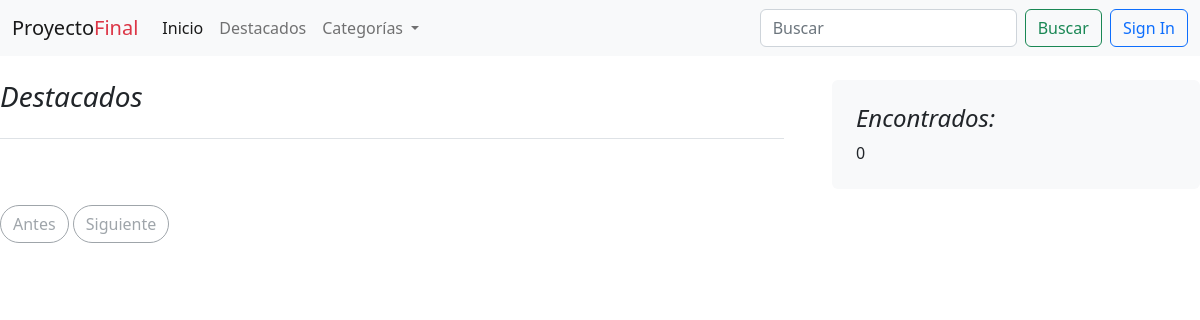
Page /categorias/salud on the earlier database version.
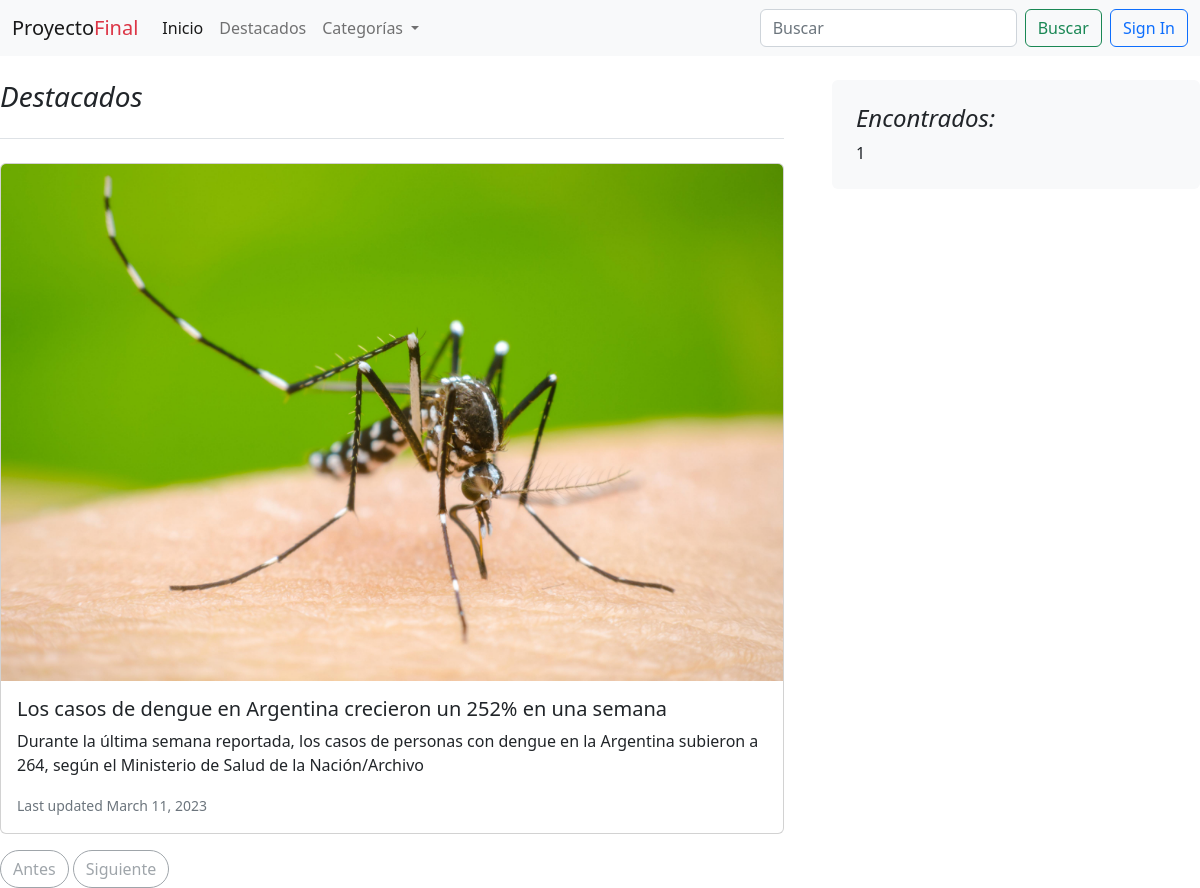
Same page on the later database version.
### blogs/models.py (models this page shows, shortened)
class Post(models.Model):
    titulo = models.CharField(max_length=300)
    slug = models.SlugField(unique=True)
    overview = models.TextField()
    date_created = models.DateTimeField(auto_now=True)
    contenido = models.TextField()
    autor = models.ForeignKey(settings.AUTH_USER_MODEL, on_delete=models.PROTECT)
    categorias = models.ManyToManyField('Categoria')
    featured = models.BooleanField(default=True)
    imagen = models.ImageField(upload_to='post_imagenes/' ,blank=True, null=True)
    pub_date = models.DateTimeField(default=timezone.now)
    class meta:
        ordering = ["-date_created"]

### blogs/views.py (the view)
# urls.py: path('categorias/<slug:slug>',views.CategoryListView.as_view(), name='categorias'),
class CategoryListView(generic.ListView):
    model = Post
    template_name = 'blogs/resultados.html'
    paginate_by = 2
    def get_queryset(self):
        query = self.request.path.replace('/categorias/','')
        print(query)
        post_list = Post.objects.filter(categorias__slug=query).filter(
        pub_date__lte=timezone.now() )
        return post_list

### blogs/context_.py (called while the page is built)
def categorias_(request):
    categorias = Categoria.objects.all()
    return {
        'categorias':categorias
    }

### blogs/templates/blogs/resultados.html (shortened to what this page needs)
{% extends 'base.html' %}
{% block content %}
        <div class="row g-5">
            <div class="col-md-8">
                <h3 class="pb-4 mb-4 fst-italic border-bottom">
                    Destacados
                </h3>
                {% for post in post_list %}
                    <div class="card mb-3">
                        {% if post.imagen %}
                           <img src="{{ post.imagen.url }}" class="card-img-top" alt="thumbnail">
                    {% endif %}
                    <div class="card-body">
                           <h5 class="card-title">{{ post.titulo }}</h5>
                           <p class="card-text">{{ post.overview }}</p>
                           <p class="card-text"><small class="text-muted">Last updated {{ post.pub_date.date }}</small></p>
                    </div>
                </div>
                {% endfor %}
            </div>
            <div class="col-md-4">
                <div class="position-sticky" style="top: 2rem;">
                    <div class="p-4 mb-3 bg-light rounded">
                        <h4 class="fst-italic">Encontrados:</h4>
                        <p class="mb-0">{{ page_obj.paginator.count }}</p>
                    </div>
                </div>
            </div>
        </div>
        <nav class="blog-pagination" aria-label="Pagination">
            {% if page_obj.has_previous %}
                <a class="btn btn-outline-primary rounded-pill"
                   href="?page={{ page_obj.previous_page_number }}{% if query %}&search={{ query }}{% endif %}">Antes</a>
            {% else %}
                <a class="btn btn-outline-secondary rounded-pill disabled">Antes</a>
            {% endif %}
            {% if page_obj.has_next %}
                <a class="btn btn-outline-primary rounded-pill"
                   href="?page={{ page_obj.next_page_number }}{% if query %}&search={{ query }}{% endif %}">Siguiente</a>
            {% else %}
                <a class="btn btn-outline-secondary rounded-pill disabled">Siguiente</a>
            {% endif %}
        </nav>
{% endblock content %}

### blogs/templates/base.html (shortened to what this page needs)
<!DOCTYPE html>
<html lang="en">
<head>
    <link href="https://cdn.jsdelivr.net/npm/bootstrap@5.2.2/dist/css/bootstrap.min.css" rel="stylesheet"
>
</head>
<body>
{% include "navbar.html" %}
{% block content %} {% endblock content %}
</body>
</html>

### blogs/templates/navbar.html (shortened to what this page needs)
<nav class="navbar navbar-expand-lg bg-light">
    <div class="container-fluid">
        <a class="navbar-brand" href="/">Proyecto<span class="text-danger">Final</span></a>
        <div class="collapse navbar-collapse" id="navbarSupportedContent">
            <ul class="navbar-nav me-auto mb-2 mb-lg-0">
                <li class="nav-item">
                    <a class="nav-link active" aria-current="page" href="/">Inicio</a>
                </li>
                <li class="nav-item">
                    <a class="nav-link" href="{% url 'blogs:featured' %}">Destacados</a>
                </li>
                <li class="nav-item dropdown">
                    <a class="nav-link dropdown-toggle" href="#" role="button" data-bs-toggle="dropdown"
                       aria-expanded="false">
                       Categorías
                    </a>
                </li>
            </ul>
            <form class="d-flex" role="search" action="{% url 'blogs:search' %}" method="get">
                <input name="search" class="form-control me-2" type="search" placeholder="Buscar" aria-label="Search">
                <button class="btn btn-outline-success" type="submit">Buscar</button>
            </form>
            {% if user.is_authenticated %}
                <a class="btn btn-outline-primary ms-2" href="{% url 'logout' %}" role="button">Sign Out</a>
                <div>
                    <a class="btn btn-outline-primary ms-2" href="#"><span class="text-primary">Perfil</span></a>
                </div>
            {% else %}
                <a class="btn btn-outline-primary ms-2" href="{% url 'login' %}" role="button">Sign In</a>
            {% endif %}
        </div>
    </div>
</nav>

Differences in the rows shown:
added Post: imagen (picture), titulo "Los casos de dengue en Argentina crecieron un 252% en una semana", overview "Durante la última semana reportada, los casos de personas con dengue en la Argentina subieron a 264, según el Ministerio de Salud de la Nación/Archivo", pub_date "March 11, 2023"
Other differences:
{{ page_obj.paginator.count }}: "0" → "1"
